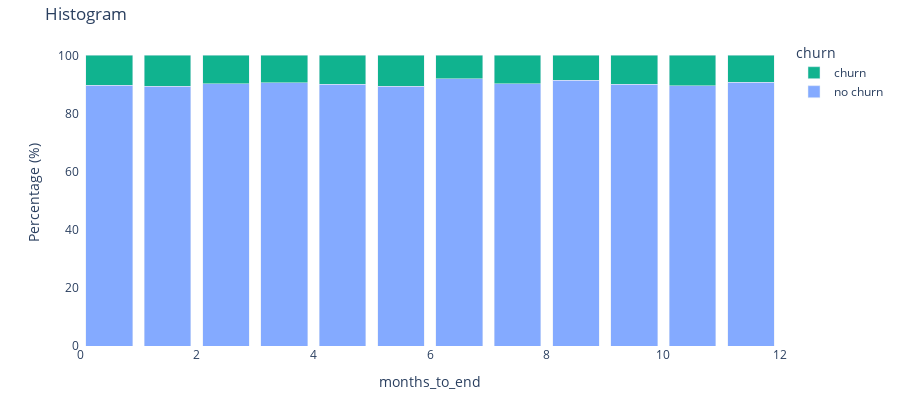

Notebook source saved alongside this figure:
### Markdown cell above
# Numerical

### Code cell
plot_numerical(df, 'months_to_end', bins = 12)

### Figure 1 — Plotly figure (JSON) as saved in the notebook; plotly's stock layout.template omitted (floating-point values rounded to 4 significant figures)
{"data": [{"marker": {"color": "#84aaff"}, "name": "no churn", "type": "bar", "x": [0.5, 1.5, 2.5, 3.5, 4.5, 5.5, 6.5, 7.5, 8.5, 9.5, 10.5, 11.5], "y": [89.62, 89.28, 90.16, 90.52, 90.1, 89.31, 91.97, 90.26, 91.37, 89.96, 89.59, 90.73]}, {"marker": {"color": "#10b38f"}, "name": "churn", "type": "bar", "x": [0.5, 1.5, 2.5, 3.5, 4.5, 5.5, 6.5, 7.5, 8.5, 9.5, 10.5, 11.5], "y": [10.38, 10.72, 9.841, 9.476, 9.899, 10.69, 8.025, 9.737, 8.627, 10.04, 10.41, 9.267]}], "layout": {"bargap": 0.2, "barmode": "stack", "height": 400, "legend": {"title": {"text": "churn"}}, "margin": {"b": 30, "t": 40}, "paper_bgcolor": "rgba(0,0,0,0)", "plot_bgcolor": "rgba(0,0,0,0)", "title": {"text": "Histogram"}, "xaxis": {"title": {"text": "months_to_end"}}, "yaxis": {"title": {"text": "Percentage (%)"}}}}
